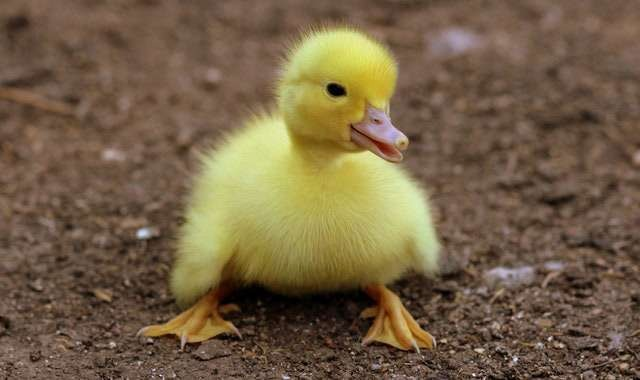
#> input picture duck.jpeg, 640 x 380 px
$ python svd_code_005.py
#> lines starting #> are read from the running program, lines starting #| are printed output that depends on the picture
import numpy as np
import matplotlib.pyplot as plt
from imageio.v2 import imread

pic = imread('duck.jpeg')
#> pic is the input picture: shape (380, 640, 3); mean R, G, B 116.9, 97.3, 70
pic = np.array(pic, dtype=float)

# full_matrices=False 옵션을 반드시 줘야 차원 맞음
U, s, Vt = np.linalg.svd(pic, full_matrices=False)
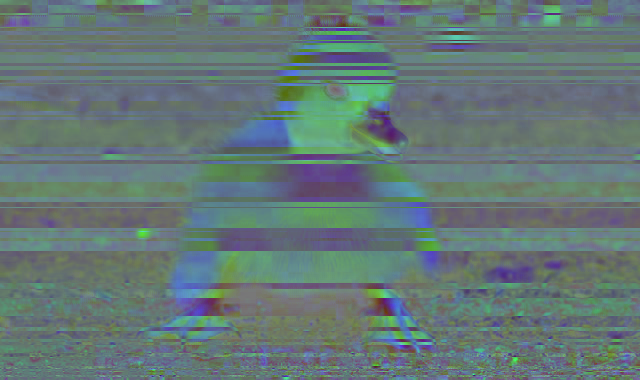
#> U: shape (380, 640, 3) float64; mean R, G, B -0.0373, -8.49e-05, -0.00253; drawn with min black and max white
#> s = 380 rows, first 8: [3926.2, 81.03, 38.77], [3924.1, 82.31, 38.33], [3929.6, 84.35, 37.08], [3938, 86.18, 36.93], [3950.4, 88.46, 32.93], [3974.3, 83.26, 32.73], [3999.8, 81.69, 30.41], [4016, 81.67, 30.52]

# 대각행렬 S 생성
S = np.diag(s)
#> S = [3926.2, 82.31, 37.08]

# 원하는 rank 선택
comps = 21
#> (the run stopped early here; a loop or call above may not have finished)
